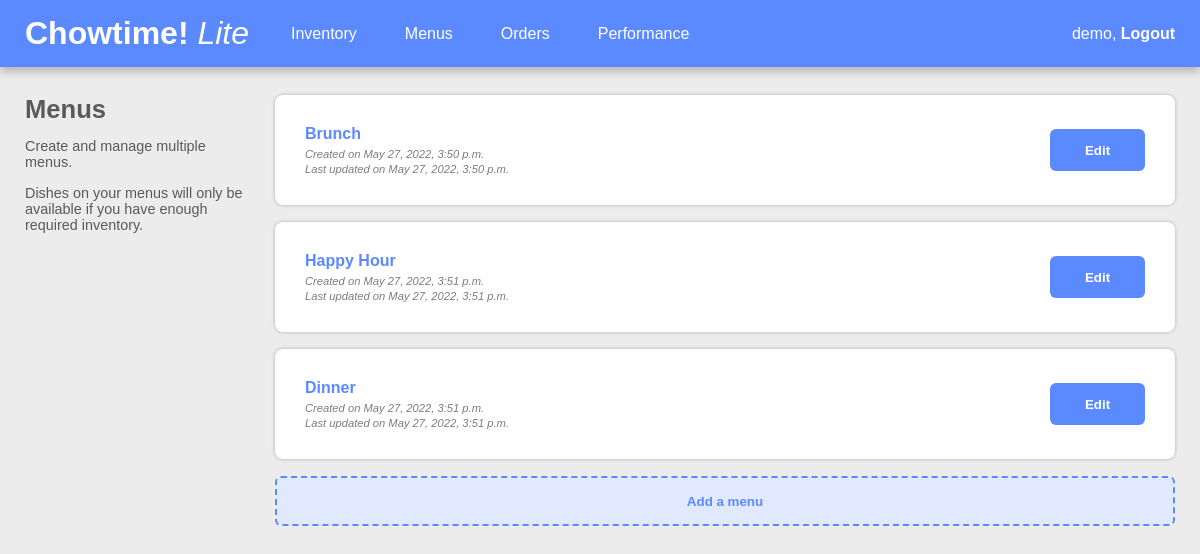
Page /menus/ (signed in) on the committed database.
### inventory/models.py (models this page shows, shortened)
class Menu(models.Model):
    user = models.ForeignKey(User, on_delete=models.SET_NULL, null=True, blank=True)
    name = models.CharField(max_length=200)
    timeCreated = models.DateTimeField(auto_now_add=True)
    timeUpdated = models.DateTimeField(auto_now=True)

### inventory/views.py (the view)
# urls.py: path('menus/', views.MenuList, name='menulist'),
@login_required(login_url='login')
def MenuList(request):
    user = request.user
    menus = Menu.objects.filter(user=user)
    count = 0
    for k in menus:
        count += 1
    context = {'menus': menus, 'count': count}
    return render(request, 'inventory/menuList.html', context)

### inventory/templates/inventory/menuList.html
{% extends 'inventory/header.html' %}
{% block content %}
<div class="main-container">
    <div class="left-side">
        <div class="main-title">Menus</div>
        <div class="main-title-subtext">
            <p>Create and manage multiple menus.</p>
            <p>Dishes on your menus will only be available if you have enough required inventory.</p>
        </div>
    </div>
    <div class="right-side">
        <div class="menu-list-flex">
            {% if count == 0 %}
                <div class="menu-placeholder-text">You don't have any menus yet! Create your first one below.</div>
            {% else %}
                {% for menu in menus %}
                    <div class="menu-flex">
                        <div class="menu-flex-info">
                            <div class="menu-flex-name"><strong><a href="{% url 'menuview' menu.id %}">{{menu.name}}</a></strong></div>
                            <div class="menu-flex-time-container">
                                <div class="menu-flex-time"><em>Created on {{menu.timeCreated}}</em></div>
                                <div class="menu-flex-time"><em>Last updated on {{menu.timeUpdated}}</em></div>
                            </div>
                        </div>
                        <button class="btn-edit-menu" onclick="location.href='{% url 'menuview' menu.id %}'">Edit</button>
                    </div>
                {% endfor %}
            {% endif %}
            <button class="btn-add-menu" onclick="location.href='{% url 'menucreate' %}'">Add a menu</button>
        </div>
    </div>
</div>
{% endblock %}

### inventory/templates/inventory/header.html (shortened to what this page needs)
{% load static %}
<!DOCTYPE html>
<html>
    <head>
        <link rel="stylesheet" href="{% static 'inventory/main.css' %}">
    </head>
    <body>
        <nav>
            <div class="nav-title-menu-container">
                <div class="nav-title"><a href="{% url 'inventorylist' %}"><strong>Chowtime!</strong> <em>Lite</em></a></div>
                <ul class="nav-menu">
                    <li><a href="{% url 'inventorylist' %}">Inventory</a></li>
                    <li><a href="{% url 'menulist' %}">Menus</a></li>
                    <li><a href="{% url 'orderlist' %}">Orders</a></li>
                    <li><a href="{% url 'pnlview' %}">Performance</a></li>
                </ul>
            </div>
            <div class="logout">
                {{ request.user }},<a href="{% url 'logout' %}">&nbsp;Logout</a>
            </div>
        </nav>
        <div class="wrapper">
            {% block content %}
            {% endblock %}
        </div>
    </body>
</html>

### inventory/static/inventory/main.css (style rules this page uses)
:root { --primary: #5B89FF; --background-grey: #ECECEC; margin: 0; padding: 0; box-sizing: border-box; font-family: Arial, Helvetica, sans-serif; }
body { margin: 0; background-color: var(--background-grey); }
nav { background-color: var(--primary); padding: 15px 25px; display: flex; justify-content: space-between; box-shadow: 0px 4px 9px rgba(0, 0, 0, 0.25); color: white; position: fixed; z-index: 1; left: 0; right: 0; top: 0; }
.nav-title-menu-container { display: flex; gap: 25px; }
.nav-title { font-size: 2rem; min-width: 225px; }
.nav-menu { display: flex; align-items: center; list-style: none; gap: 1rem; margin: 0; padding: 0; }
.logout { margin: 0; display: flex; align-items: center; }
.logout a { font-weight: 600; }
nav a { color: #FFF; text-decoration: none; }
.nav-menu a { color: white; transition: 0.4s; padding: 8px 16px; border-radius: 99px; }
.wrapper { position: relative; top: 70px; }
.main-container { padding: 25px; display: flex; gap: 30px; }
.left-side { min-width: 75px; max-width: 225px; position: fixed; }
.main-title, .main-title-subtext p { color: #5a5a5a; }
.main-title { font-size: 1.6rem; font-weight: 700; }
.main-title-subtext p { font-size: .9rem; }
.right-side { display: flex; flex-direction: column; margin-left: 250px; }
.menu-list-flex { display: flex; flex-direction: column; gap: 17px; }
.menu-flex { display: flex; justify-content: space-between; align-items: center; background-color: white; border-radius: 8px; box-shadow: 0px 0px 3px 1px #c6c6c6; padding: 30px; width: 70vw; min-width: 200px; max-width: 900px; }
.menu-flex a { text-decoration: none; color: #7c7c7c; }
.menu-flex-info { display: flex; flex-direction: column; gap: 5px; }
.menu-flex-name a, .menu-flex-name a:visited { color: #5B89FF; }
.menu-flex-time-container { display: flex; flex-direction: column; gap: 3px; }
.menu-flex-time { font-size: .7rem; color: #7c7c7c; }
.btn-edit-menu { border: 0; border-radius: 6px; background-color: #5B89FF; color: white; font-weight: 700; width: 95px; height: 42px; }
.btn-add-menu { height: 50px; border-radius: 6px; background-color: #e1e9ff; color: #5B89FF; font-weight: 700; border: 2px dashed #5B89FF; }
#order-level-error-message-div p, ul { margin: 0; margin-bottom: 6px; text-align: left; }

### rows in the picture
Menu: name "Brunch", timeCreated "May 27, 2022, 3:50 p.m.", timeUpdated "May 27, 2022, 3:50 p.m."
Menu: name "Happy Hour", timeCreated "May 27, 2022, 3:51 p.m.", timeUpdated "May 27, 2022, 3:51 p.m."
Menu: name "Dinner", timeCreated "May 27, 2022, 3:51 p.m.", timeUpdated "May 27, 2022, 3:51 p.m."

### other values in the picture
{{ request.user }} "demo"
